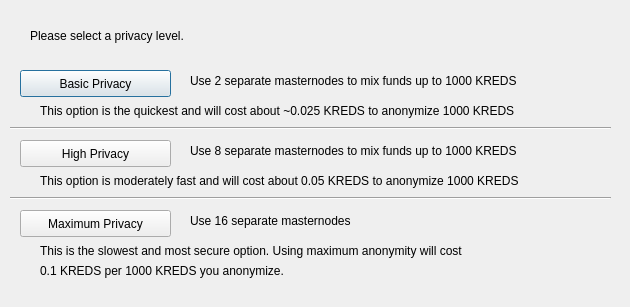
<?xml version="1.0" encoding="UTF-8"?>
<ui version="4.0">
 <class>DarksendConfig</class>
 <widget class="QDialog" name="DarksendConfig">
  <property name="geometry">
   <rect>
    <x>0</x>
    <y>0</y>
    <width>630</width>
    <height>307</height>
   </rect>
  </property>
  <property name="windowTitle">
   <string>Configure Darksend</string>
  </property>
  <widget class="QPushButton" name="buttonBasic">
   <property name="geometry">
    <rect>
     <x>20</x>
     <y>70</y>
     <width>151</width>
     <height>27</height>
    </rect>
   </property>
   <property name="text">
    <string>Basic Privacy</string>
   </property>
  </widget>
  <widget class="QPushButton" name="buttonHigh">
   <property name="geometry">
    <rect>
     <x>20</x>
     <y>140</y>
     <width>151</width>
     <height>27</height>
    </rect>
   </property>
   <property name="text">
    <string>High Privacy</string>
   </property>
  </widget>
  <widget class="QPushButton" name="buttonMax">
   <property name="geometry">
    <rect>
     <x>20</x>
     <y>210</y>
     <width>151</width>
     <height>27</height>
    </rect>
   </property>
   <property name="text">
    <string>Maximum Privacy</string>
   </property>
  </widget>
  <widget class="QLabel" name="label">
   <property name="geometry">
    <rect>
     <x>30</x>
     <y>20</y>
     <width>571</width>
     <height>31</height>
    </rect>
   </property>
   <property name="text">
    <string>Please select a privacy level.</string>
   </property>
  </widget>
  <widget class="QLabel" name="label_2">
   <property name="geometry">
    <rect>
     <x>190</x>
     <y>70</y>
     <width>421</width>
     <height>21</height>
    </rect>
   </property>
   <property name="text">
    <string>Use 2 separate masternodes to mix funds up to 1000 KREDS</string>
   </property>
  </widget>
  <widget class="QLabel" name="label_3">
   <property name="geometry">
    <rect>
     <x>190</x>
     <y>140</y>
     <width>411</width>
     <height>21</height>
    </rect>
   </property>
   <property name="text">
    <string>Use 8 separate masternodes to mix funds up to 1000 KREDS</string>
   </property>
  </widget>
  <widget class="QLabel" name="label_4">
   <property name="geometry">
    <rect>
     <x>190</x>
     <y>210</y>
     <width>421</width>
     <height>21</height>
    </rect>
   </property>
   <property name="text">
    <string>Use 16 separate masternodes</string>
   </property>
  </widget>
  <widget class="QLabel" name="label_6">
   <property name="geometry">
    <rect>
     <x>40</x>
     <y>100</y>
     <width>561</width>
     <height>21</height>
    </rect>
   </property>
   <property name="text">
    <string>This option is the quickest and will cost about ~0.025 KREDS to anonymize 1000 KREDS</string>
   </property>
  </widget>
  <widget class="QLabel" name="label_7">
   <property name="geometry">
    <rect>
     <x>40</x>
     <y>170</y>
     <width>561</width>
     <height>21</height>
    </rect>
   </property>
   <property name="text">
    <string>This option is moderately fast and will cost about 0.05 KREDS to anonymize 1000 KREDS</string>
   </property>
  </widget>
  <widget class="QLabel" name="label_8">
   <property name="geometry">
    <rect>
     <x>40</x>
     <y>240</y>
     <width>561</width>
     <height>21</height>
    </rect>
   </property>
   <property name="text">
    <string>This is the slowest and most secure option. Using maximum anonymity will cost</string>
   </property>
  </widget>
  <widget class="QLabel" name="label_9">
   <property name="geometry">
    <rect>
     <x>40</x>
     <y>260</y>
     <width>561</width>
     <height>21</height>
    </rect>
   </property>
   <property name="text">
    <string>0.1 KREDS per 1000 KREDS you anonymize.</string>
   </property>
  </widget>
  <widget class="Line" name="line">
   <property name="geometry">
    <rect>
     <x>10</x>
     <y>120</y>
     <width>601</width>
     <height>16</height>
    </rect>
   </property>
   <property name="orientation">
    <enum>Qt::Horizontal</enum>
   </property>
  </widget>
  <widget class="Line" name="line_2">
   <property name="geometry">
    <rect>
     <x>10</x>
     <y>190</y>
     <width>601</width>
     <height>16</height>
    </rect>
   </property>
   <property name="orientation">
    <enum>Qt::Horizontal</enum>
   </property>
  </widget>
 </widget>
 <resources/>
 <connections/>
</ui>
